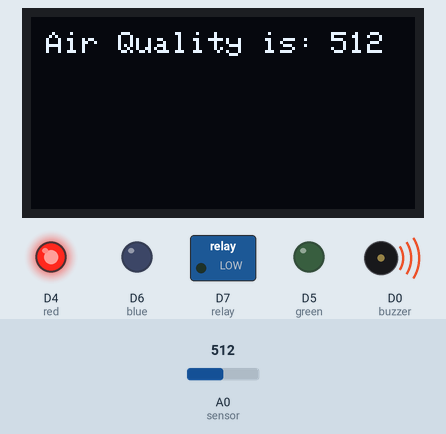
Simulated run of this sketch. Board: ESP8266 (NodeMCU). Parts: 128×64 one-colour display, switched loads named in the sketch (green lamp = pin HIGH), output pins drawn as LEDs (lit = HIGH), buzzer (waves = sounding). Inputs (shaded band) come from the test bench; at power-on: A0 (sensor) = 512. WiFi joins after 1.5 s; servers stay silent unless stated; uploads are accepted with an empty reply; what the sketch prints to the serial monitor is not drawn.

Above: at 9.3 s.
9.4 s: A0 (sensor) set to 494
At 20.0 s:
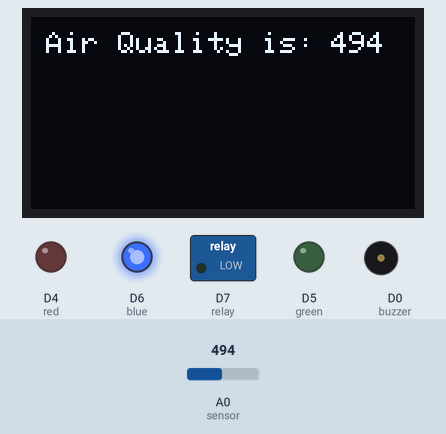
20.5 s: A0 (sensor) set to 417
At 30.0 s:
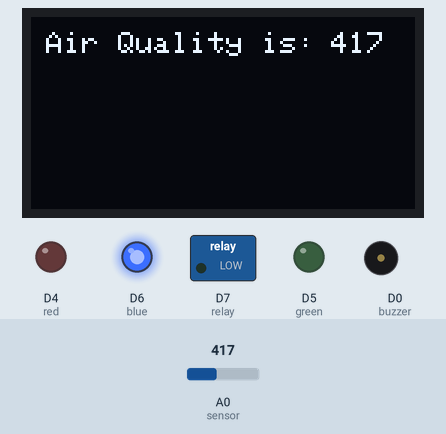
30.8 s: A0 (sensor) set to 393
At 34.6 s:
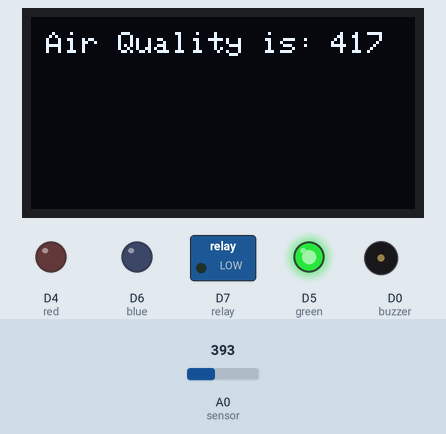
40.9 s: A0 (sensor) set to 410
At 45.7 s:
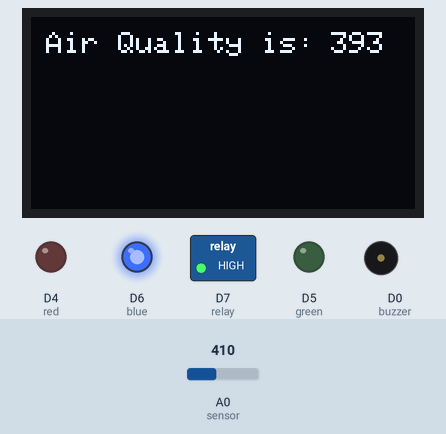
51.1 s: A0 (sensor) set to 510
At 55.7 s:
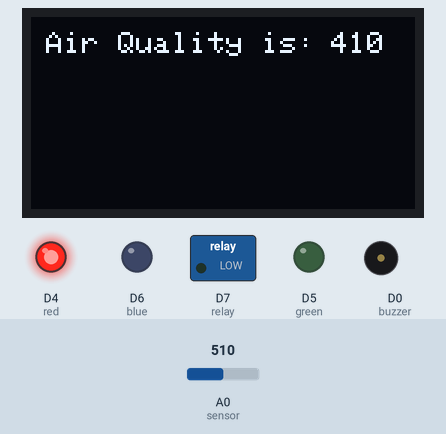
61.4 s: A0 (sensor) set to 390
At 65.6 s:
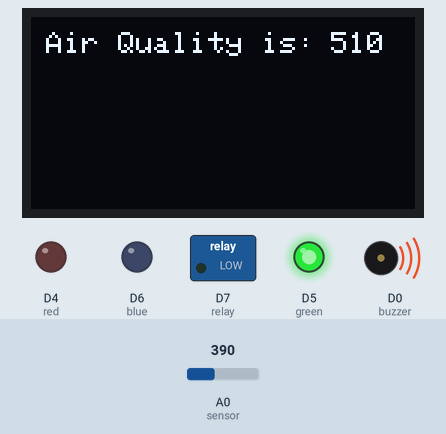
Timing chart, 0 to 71.6 s (numbered marks = the images above; inputs shaded):
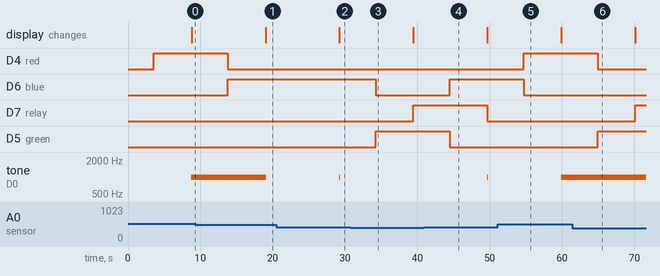

Measured:
- the behaviour switches between 501 and 500 on A0 (sensor) (found by bisection; images 0 and 1)
- the behaviour switches between 401 and 400 on A0 (sensor) (found by bisection; images 2 and 3)
- after the input at 9.4 s, D4 (red): HIGH → LOW after 4.4 s; D6 (blue): LOW → HIGH after 4.4 s; tone on D0 (buzzer): 1000 Hz → silent after 9.7 s; the display: changes after 9.6 s (image 1)
- after the input at 20.5 s, the display: changes after 8.7 s (image 2)
- after the input at 30.8 s, D6 (blue): HIGH → LOW after 3.4 s; D7 (relay): LOW → HIGH after 8.6 s; D5 (green): LOW → HIGH after 3.4 s; tone on D0 (buzzer): stays silent (without the input it goes to 1000 Hz after 8.6 s)
- after the input at 40.9 s, D6 (blue): LOW → HIGH after 3.6 s; D7 (relay): HIGH → LOW after 8.8 s; D5 (green): HIGH → LOW after 3.6 s; tone on D0 (buzzer): silent → 1000 Hz after 8.8 s, → silent 0.10 s later
- after the input at 51.1 s, D4 (red): LOW → HIGH after 3.6 s; D6 (blue): HIGH → LOW after 3.6 s; tone on D0 (buzzer): goes on until 59.9 s, then stays 1000 Hz
- after the input at 61.4 s, D4 (red): HIGH → LOW after 3.5 s; D7 (relay): LOW → HIGH after 8.7 s; D5 (green): LOW → HIGH after 3.5 s

The sketch:

main-model.ino
```cpp
#include <SPI.h>
#include <Wire.h>
#include <Adafruit_GFX.h>
#include <Adafruit_SSD1306.h>
#define OLED_RESET -1                                 //  This for reset. It is not Important to write                // OLED rest in node mcu mean write -1 and in Uno its 4
#define WIRE Wire
#include "ESP8266WiFi.h"
#include <ESP8266HTTPClient.h>
#include <Arduino.h>

int sensor = A0;
int buzzer = D0;                            //16 is GPIO pin  in NodeMcu & D0 is digital pin in Node Mcu
int red = 2;                                //2 is GPIO pin  in NodeMcu & D4 is digital pin in Node Mcu
int green = 14;                             //14 is GPIO pin  in NodeMcu & D5 is digital pin in Node Mcu
int blue = 12;                            //12 is GPIO pin  in NodeMcu & D6 is digital pin in Node Mcu
int gasLevel = 0;                                  //int variable for gas level
int relay = 13;
String quality;

Adafruit_SSD1306 display = Adafruit_SSD1306(128, 64, &WIRE);

const char *WIFI_SSID = "wifi_name";
const char *WIFI_PASSWORD = "wifi_pass";

String boolData;
char strVal[10] = {0};

WiFiClient client;
HTTPClient httpClient;

void setup(){

  Serial.begin(115200);
  display.begin(SSD1306_SWITCHCAPVCC, 0x3C); // Address 0x3C for 128x32
  display.clearDisplay();
  display.setTextSize(2);
  display.setTextColor(SSD1306_WHITE);
  display.setCursor(5,20);
  display.print("Kala-Kriti");
  display.setTextSize(1);
  display.setCursor(5,50);
  display.print("Team BGN");
  display.display();
  delay(1000);

  pinMode(buzzer, OUTPUT);                       //set beeper for output
  pinMode(sensor, INPUT);                       //set sensor for input
  pinMode(red, OUTPUT);
  pinMode(green, OUTPUT);
  pinMode(blue, OUTPUT);
  pinMode(relay, OUTPUT);

  WiFi.begin(WIFI_SSID, WIFI_PASSWORD);
  while (WiFi.status() != WL_CONNECTED) {
      delay(500);
      Serial.print(".");
  }

  Serial.println("Connected");
  Serial.println(WiFi.localIP());

  delay(1000);

}

void loop(){

  gasLevel = analogRead(sensor);
  digitalWrite (green, LOW);
  digitalWrite (red, LOW);
  digitalWrite (blue, LOW);
  digitalWrite (buzzer, LOW);

  if (gasLevel <= 400) {
    itoa(gasLevel, strVal, 10);
    myFunction("http://kalakritioof.herokuapp.com/save", "GOOD", "false", strVal, green);
    digitalWrite(relay, HIGH);
  }

  else if (gasLevel > 400 and gasLevel <= 500) {
    itoa(gasLevel, strVal, 10);
    myFunction("http://kalakritioof.herokuapp.com/save", "UNHEALTHY", "true", strVal, blue);
    tone(buzzer, 1000, 100);
    digitalWrite(relay, LOW);
  }

    else if (gasLevel > 500) {
    itoa(gasLevel, strVal, 10);
    myFunction("http://kalakritioof.herokuapp.com/save", "HAZARDOUS", "true", strVal, red);
    tone(buzzer, 1000);
    digitalWrite(relay, LOW);
  }

  display.clearDisplay();
  display.setTextColor(WHITE);
  display.setCursor(5, 5);
  display.setTextSize(1);
  display.print("Air Quality is: ");
  display.setCursor(100, 5);
  display.setTextSize(1);
  display.print(gasLevel);
  display.setTextSize(2);
  display.setCursor(10, 30);
  display.println(quality);
  display.display();
  delay(5000);

}

void myFunction(String url, String quality, String boolData, String strVal, int led) {

  String URL = url + "/" + boolData + "/" + strVal + "/" + quality;
  digitalWrite(led, HIGH);

  httpClient.begin(client, URL);
  httpClient.POST(URL);
  Serial.println(URL);
  delay(5000);

}
```
